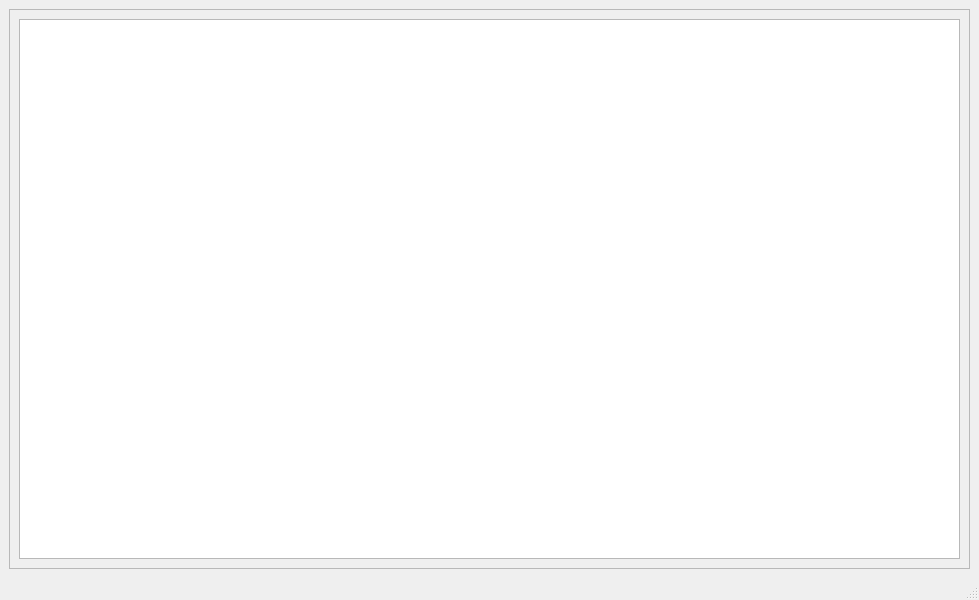
<?xml version="1.0" encoding="UTF-8"?>
<ui version="4.0">
 <class>MainWindow</class>
 <widget class="QMainWindow" name="MainWindow">
  <property name="geometry">
   <rect>
    <x>0</x>
    <y>0</y>
    <width>979</width>
    <height>600</height>
   </rect>
  </property>
  <property name="windowTitle">
   <string>Money Received Detail</string>
  </property>
  <widget class="QWidget" name="centralwidget">
   <layout class="QGridLayout" name="gridLayout">
    <item row="0" column="0">
     <widget class="QScrollArea" name="scrollArea">
      <property name="widgetResizable">
       <bool>true</bool>
      </property>
      <widget class="QWidget" name="scrollAreaWidgetContents">
       <property name="geometry">
        <rect>
         <x>0</x>
         <y>0</y>
         <width>963</width>
         <height>560</height>
        </rect>
       </property>
       <layout class="QGridLayout" name="gridLayout_2">
        <item row="0" column="0">
         <widget class="QTableWidget" name="table"/>
        </item>
       </layout>
      </widget>
     </widget>
    </item>
   </layout>
  </widget>
  <widget class="QStatusBar" name="statusbar"/>
 </widget>
 <resources/>
 <connections/>
</ui>
